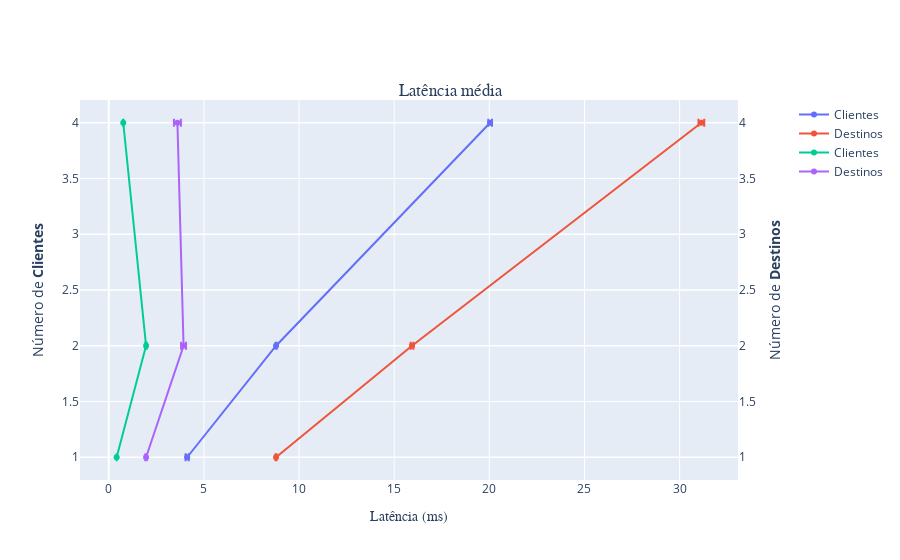
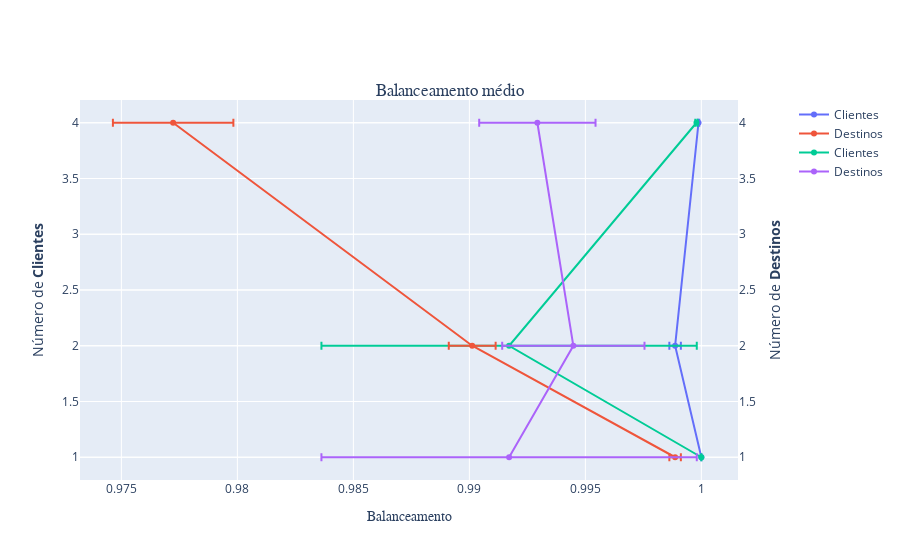

Write notebook code for charts like these, in order.
### Markdown cell above
# Comparar ambos

### Code cell
for v, ev, t, l in [
    ['average_latency', 'std_latency', 'Latência média', 'Latência (ms)'], 
    ['avg_balance', 'std_balance', 'Balanceamento médio', 'Balanceamento'],
    ['average_throughput', 'std_throughput', 'Throughput médio', 'Throughput (MB)'],
    ]:
    fig = make_subplots(rows=1, cols=1, specs=[[{"secondary_y": True}]])
    for bench in ['batch', 'single']:
        batch = btsDf[(btsDf.benchmark == bench) & (btsDf.message_size == 500)]

        title = t
        ss = " - em Massa" if bench == 'batch' else " - Unitário"

        createErrorBox2(
            fig = fig, 
            data = batch[batch.destinations == 1], 
            name = "Clientes" + ss,
            x = v, 
            y = "producers",
            error_x=ev,
            row = 1
        )
        createErrorBox2(
            fig = fig, 
            data = batch[(batch.destinations >= 2) | (batch.producers == 2)], 
            name = "Destinos" + ss, 
            x = v, 
            y = "destinations",
            error_x=ev,
            row = 1,
            sy=True
        )

    fig.update_yaxes(
        title_text="Número de <b>Clientes</b>", 
        secondary_y=False
    )
    fig.update_yaxes(
        title_text="Número de <b>Destinos</b>", 
        secondary_y=True
    )

    fig.update_layout(
        title={
            'text': title,
            'xanchor': 'center',
            'yanchor': 'top',
            'x':0.5,
            'y':0.85,
            'font': {
                'family': 'JetBrains Mono'
            }
        },
        xaxis={
            'title': {
                'text': l,
                'font': {
                    'family': 'JetBrains Mono'
                }
            },
            'anchor': 'free',
        }
    )

    fig.write_image("images/" + mq + "/comparison_" + bench + "_" + v + "_all.pdf")

    fig.show()

### Figure 1 — Plotly figure (JSON) as saved in the notebook; plotly's stock layout.template omitted (floating-point values rounded to 4 significant figures)
{"data": [{"error_x": {"array": [0.08326, 0.02848, 0.09506], "type": "data"}, "name": "Clientes", "type": "scatter", "x": [4.119, 8.791, 20.04], "xaxis": "x", "y": [1, 2, 4], "yaxis": "y"}, {"error_x": {"array": [0.02848, 0.07405, 0.1515], "type": "data"}, "name": "Destinos", "type": "scatter", "x": [8.791, 15.94, 31.14], "xaxis": "x", "y": [1, 2, 4], "yaxis": "y2"}, {"error_x": {"array": [0.002506, 0.03947, 0.01276], "type": "data"}, "name": "Clientes", "type": "scatter", "x": [0.4133, 1.96, 0.7602], "xaxis": "x", "y": [1, 2, 4], "yaxis": "y"}, {"error_x": {"array": [0.03947, 0.1315, 0.1831], "type": "data"}, "name": "Destinos", "type": "scatter", "x": [1.96, 3.93, 3.607], "xaxis": "x", "y": [1, 2, 4], "yaxis": "y2"}], "layout": {"title": {"font": {"family": "JetBrains Mono"}, "text": "Latência média", "x": 0.5, "xanchor": "center", "y": 0.85, "yanchor": "top"}, "xaxis": {"anchor": "free", "domain": [0, 0.94], "title": {"font": {"family": "JetBrains Mono"}, "text": "Latência (ms)"}}, "yaxis": {"anchor": "x", "domain": [0, 1], "title": {"text": "Número de <b>Clientes</b>"}}, "yaxis2": {"anchor": "x", "overlaying": "y", "side": "right", "title": {"text": "Número de <b>Destinos</b>"}}}}

### Figure 2 — Plotly figure (JSON) as saved in the notebook; plotly's stock layout.template omitted (floating-point values rounded to 4 significant figures)
{"data": [{"error_x": {"array": [0, 0.000248, 3.069e-05], "type": "data"}, "name": "Clientes", "type": "scatter", "x": [1, 0.9989, 0.9999], "xaxis": "x", "y": [1, 2, 4], "yaxis": "y"}, {"error_x": {"array": [0.000248, 0.00101, 0.002597], "type": "data"}, "name": "Destinos", "type": "scatter", "x": [0.9989, 0.9901, 0.9772], "xaxis": "x", "y": [1, 2, 4], "yaxis": "y2"}, {"error_x": {"array": [0, 0.00809, 5.116e-05], "type": "data"}, "name": "Clientes", "type": "scatter", "x": [1, 0.9917, 0.9998], "xaxis": "x", "y": [1, 2, 4], "yaxis": "y"}, {"error_x": {"array": [0.00809, 0.003067, 0.002507], "type": "data"}, "name": "Destinos", "type": "scatter", "x": [0.9917, 0.9945, 0.9929], "xaxis": "x", "y": [1, 2, 4], "yaxis": "y2"}], "layout": {"title": {"font": {"family": "JetBrains Mono"}, "text": "Balanceamento médio", "x": 0.5, "xanchor": "center", "y": 0.85, "yanchor": "top"}, "xaxis": {"anchor": "free", "domain": [0, 0.94], "title": {"font": {"family": "JetBrains Mono"}, "text": "Balanceamento"}}, "yaxis": {"anchor": "x", "domain": [0, 1], "title": {"text": "Número de <b>Clientes</b>"}}, "yaxis2": {"anchor": "x", "overlaying": "y", "side": "right", "title": {"text": "Número de <b>Destinos</b>"}}}}
